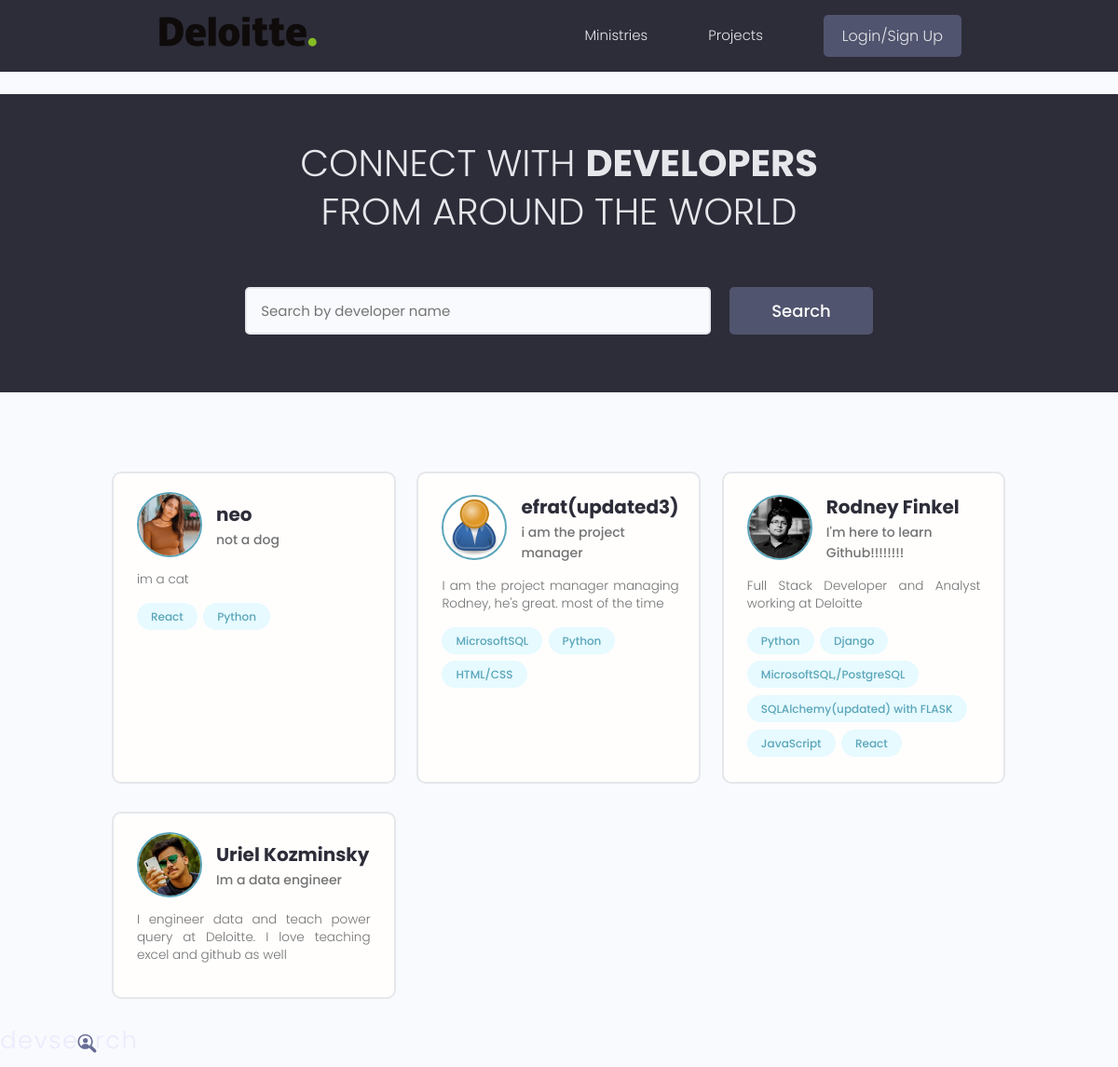
The app's page /, older data.
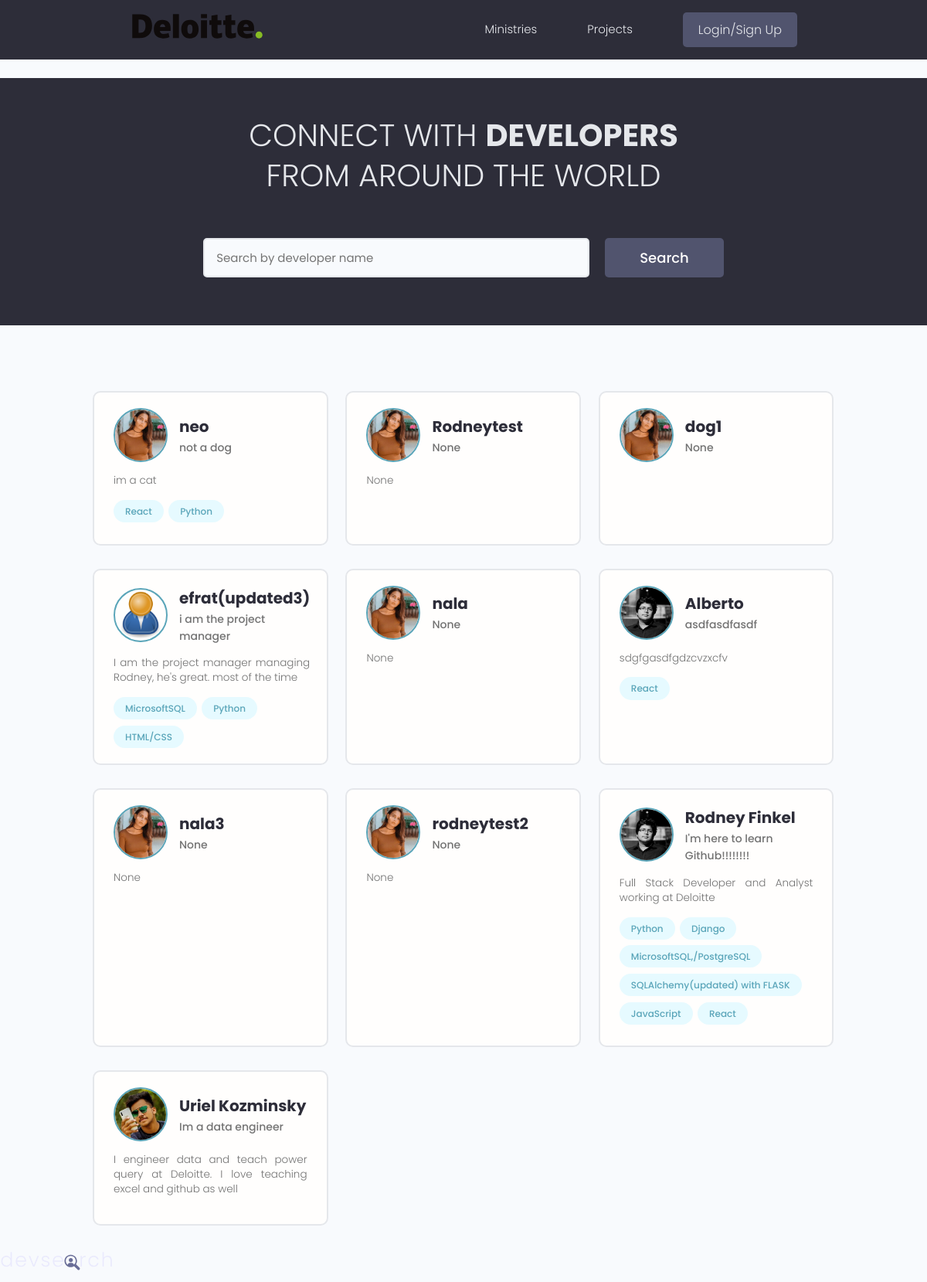
The same page, newer data.
### users/models.py (models this page shows, shortened)
class Profile(models.Model):
    user = models.OneToOneField(User, on_delete=models.CASCADE, null=True, blank=True)
    name = models.CharField(max_length=200, null=True, blank=True)
    username = models.CharField(max_length=200, null=True, blank=True)
    location = models.CharField(max_length=200, null=True, blank=True)
    email = models.EmailField(max_length=500, null=True, blank=True)
    short_intro = models.CharField(max_length=200, null=True, blank=True)
    bio = models.TextField(null=True, blank=True)
    profile_image = models.ImageField(null=True, blank=True, upload_to='profiles/',
        default='profiles/user-default2.jpg')
    social_github = models.CharField(max_length=200, null=True, blank=True)
    social_twitter = models.CharField(max_length=200, null=True, blank=True)
    social_linkedin = models.CharField(max_length=200, null=True, blank=True)
    social_youtube = models.CharField(max_length=200, null=True, blank=True)
    social_website = models.CharField(max_length=200, null=True, blank=True)
    created = models.DateTimeField(auto_now_add=True)
    id = models.UUIDField(default=uuid.uuid4, unique=True, primary_key=True, editable=False)

class Skill(models.Model):
    owner = models.ForeignKey(Profile, on_delete=models.CASCADE, null=True, blank=True)
    name = models.CharField(max_length=200, null=True, blank=True)
    description = models.TextField(null=True, blank=True)
    created = models.DateTimeField(auto_now_add=True)
    id = models.UUIDField(default=uuid.uuid4, unique=True, primary_key=True, editable=False)
    def __str__(self):
        return str(self.name)

### users/views.py (the view)
# urls.py: path('', views.profiles, name='profiles'),
def profiles(request):
    profiles, search_query = searchProfiles(request)
    context = {'profiles':profiles, 'search_query':search_query}
    return render(request, 'users/profiles.html', context)

### users/utils.py (called while the page is built)
def searchProfiles(request):
    search_query = ''
    if request.GET.get('search_query'):
        search_query = request.GET.get('search_query')
    print('SEARCH:', search_query)
    skills = Skill.objects.filter(name__iexact=search_query)
    profiles = Profile.objects.distinct().filter(
     Q(name__icontains=search_query) |
     Q(short_intro__icontains=search_query) |
     Q(skill__in=skills)
     )
    return profiles, search_query

### users/templates/users/profiles.html (shortened to what this page needs)
{% extends 'main.html' %}
{% block content %}
<main class="home">
    <section class="hero-section text-center">
      <div class="container container--narrow">
        <div class="hero-section__box">
          <h2>CONNECT WITH <span>DEVELOPERS</span></h2>
          <h2>FROM AROUND THE WORLD</h2>
        </div>
        <div class="hero-section__search">
          <form class="form" action="{% url 'profiles' %}" method="get">
            <div class="form__field">
              <input class="input input--text" id="formInput#search" type="text" name="search_query"
                value="{{search_query}}"
                placeholder="Search by developer name" />
            </div>
            <input class="btn btn--sub btn--lg" type="submit" value="Search" />
          </form>
        </div>
      </div>
    </section>
    <section class="devlist">
      <div class="container">
        <div class="grid grid--three">
          {% for profile in profiles %}
          <div class="column card">
            <div class="dev">
              <a href="{% url 'user-profile' profile.id %}" class="card__body">
                <div class="dev__profile">
                  <img class="avatar avatar--md" src="{{profile.profile_image.url}}" alt="image" />
                  <div class="dev__meta">
                    <h3>{{profile.name}}</h3>
                    <h5>{{profile.short_intro|slice:'150'}}</h5>
                  </div>
                </div>
                <p class="dev__info">
                    {{profile.bio|slice:'150'}}
                </p>
                <div class="dev__skills">
                    {% for skill in profile.skill_set.all|slice:'6' %}
                  <span class="tag tag--pill tag--main">
                    <small>{{skill}}</small>
                  </span>
                  {% endfor %}
                </div>
              </a>
            </div>
          </div>
          {% endfor %}
        </div>
      </div>
    </section>
  </main>
{% endblock content %}

### saas_app/templates/saas_apps/main.html (shortened to what this page needs)
<!DOCTYPE html>
{% load static %}
<html>
<head>
    <link rel="stylesheet" href="https://cdn.iconmonstr.com/1.3.0/css/iconmonstr-iconic-font.min.css" />
    <link rel="stylesheet" href="{% static 'uikit/styles/uikit.css' %}" />
    <link rel="stylesheet" href="{% static 'styles/app.css' %}" />
</head>
<body>
    {% include 'navbar.html' %}
    {% block content %}
    {% endblock content %}
    <p><a href="{% url 'saas_app4' %}" class="header__logo">
        <img src="{% static 'images/logo.svg' %}" alt="DevSearch Logo" />
      </a></p>
</body>
</html>

### saas_app/templates/saas_apps/navbar.html (shortened to what this page needs)
{% load static %}
<header class="header">
    <div class="container container--narrow">
      <a href="{% url 'saas_app4' %}" class="header__logo">
        <img style="max-width: 200px;" src="{% static 'images/Deloitte.svg' %}"></a>
      <nav class="header__nav">
        <ul class="header__menu">
          <li class="header__menuItem"><a href="{% url 'profiles' %}">Ministries</a></li>
          <li class="header__menuItem"><a href="{% url 'saas_app4' %}">Projects</a></li>
          {% if request.user.is_authenticated %}
          <li class="header__menuItem"><a href="{% url 'inbox' %}">Inbox</a></li>
          <li class="header__menuItem"><a href="{% url 'account' %}">Account</a></li>
          <li class="header__menuItem"><a href="{% url 'create-project' %}">Add Project</a></li>
          <li class="header__menuItem"><a href="">Logged in as: {{profile.name}}</a></li>
          <li class="header__menuItem"><a href="{% url 'logout' %}" class="btn btn--sub">Logout</a></li>
          {% else %}
          <li class="header__menuItem"><a href="{% url 'login' %}" class="btn btn--sub">Login/Sign Up</a></li>
          {% endif %}
        </ul>
      </nav>
    </div>
  </header>
<br>

### static/styles/app.css (style rules this page uses)
:root { --color-sub: #2d2d39; }
.btn--sub { background-color: var(--color-sub-light); }
.card { border: 2px solid var(--color-light); }
img { width: 100%; }
.header { position: sticky; z-index: 111; background-color: var(--color-sub); padding: 1.5rem 0; }
.header > .container { display: flex; justify-content: space-between; align-items: center; }
.header__logo > img { height: 3.8rem; }
.header__nav > ul { display: inline-flex; align-items: center; list-style: none; gap: 6.5rem; }
.header__menuItem > a { color: var(--color-light); font-weight: 300; }
.hero-section { height: 40vh; display: flex; align-items: center; background-color: var(--color-sub); }
.hero-section__box { margin-bottom: 4rem; }
.hero-section__box > h2, .hero-section__box > h2 > span { font-size: 4rem; color: var(--color-light); line-height: 1.3; text-transform: uppercase; }
.hero-section__box > h2 { font-weight: 300; }
.hero-section__box > h2 > span { font-weight: 700; }
.hero-section__search > .form { display: flex; align-items: center; justify-content: center; gap: 2rem; }
.hero-section__search > .form input.input--text { width: 50rem; }
.devlist { margin-top: 8rem; }
.devlist .grid { align-items: stretch; }
.devlist .dev .dev__profile { display: flex; align-items: center; gap: 1.5rem; }
.devlist .dev .dev__meta h3 { color: var(--color-sub); font-size: 2rem; font-weight: 700; }
.devlist .dev .dev__meta h5 { color: var(--color-text); font-size: 1.4rem; font-weight: 500; }
.devlist .dev .dev__info { margin: 1.5rem 0; font-size: 1.35rem; line-height: 1.4; text-align: justify; }

### static/uikit/styles/modules/_variables.css (style rules this page uses)
:root { --color-main: #5aa5b9; --color-main-light: #e6faff; --color-sub: #3f4156; --color-sub-light: #51546e; --color-sub-lighter: #ededfd; --color-text: #737373; --color-gray: #8b8b8b; --color-light: #e5e7eb; --color-light-gray: #767676; --color-bg: #f8fafd; --color-white: #fffefd; --color-white-light: #f3f3f3; --color-success: #359e64; --color-success-bg: #def8e8; --color-error: #fc4b0b; --color-error-bg: #fff2ee; --font-base: 'Poppins', arial, helvetica, 'Segoe UI', roboto, ubuntu, sans-serif; --font-monospace: 'Fira Code', 'Courier New', courier, monospace; --font-regular: 300; --font-medium: 500; --font-bold: 700; --generic-shadow: 1px 1px 5px #00000010; --generic-transition: all 0.3s ease-in-out; }

### static/uikit/styles/modules/_base.css (style rules this page uses)
* { margin: 0; padding: 0; box-sizing: border-box; text-rendering: optimizeLegibility; color: inherit; font-size: inherit; }
html { font-size: 50%; }
@media only screen and (min-width: 480px) { html { font-size: 56.25%; } }
@media only screen and (min-width: 1200px) { html { font-size: 62.5%; } }
body { line-height: 1.6; font-weight: 400; font-size: 1.5rem; color: var(--color-text); background-color: var(--color-bg); min-height: 100vh; }

### static/uikit/styles/modules/_typography.css (style rules this page uses)
* { font-family: var(--font-base); }
h2 { font-size: 3.6rem; font-weight: var(--font-bold); }
h3 { font-size: 3.2rem; font-weight: var(--font-medium); }
h5 { font-size: 2.4rem; font-weight: var(--font-medium); }
h5, h6 { font-weight: var(--font-regular); }
p, span, strong { font-size: 1.6rem; color: var(--color-text); font-weight: var(--font-regular); }
a { padding-bottom: 2px; text-decoration: none; display: inline-block; color: var(--color-main); font-weight: var(--font-medium); }

### static/uikit/styles/modules/_utilities.css (style rules this page uses)
.container { width: 92%; max-width: 165rem; margin: 0 auto; box-sizing: border-box; }
.container--narrow { width: 92%; max-width: 120rem; }
@media screen and (min-width: 1000px) { .container { width: 90%; } }
@media screen and (min-width: 1000px) { .container--narrow { width: 85%; } }
@media screen and (min-width: 1200px) { .container { width: 80%; } }
@media screen and (min-width: 1200px) { .container--narrow { width: 72%; } }
.text-center { text-align: center; }

### static/uikit/styles/modules/_avatar.css (style rules this page uses)
.avatar { border-radius: 50%; border: 2px solid var(--color-main); object-fit: cover; }
.avatar--md { height: 7rem; width: 7rem; }

### static/uikit/styles/modules/_button.css (style rules this page uses)
.btn { display: inline-block; position: relative; cursor: pointer; background-color: var(--color-light); font-weight: var(--font-medium); color: var(--color-sub); text-decoration: none; padding: 1rem 2rem; border-radius: 0.5rem; border: none; width: -webkit-fit-content; width: -moz-fit-content; width: fit-content; height: -webkit-fit-content; height: -moz-fit-content; height: fit-content; font-size: 1.6rem; outline-width: 0; outline-color: transparent; -webkit-backface-visibility: hidden; backface-visibility: hidden; transition: all 0.3s ease-in-out; }
.btn--sub { background-color: var(--color-sub); color: var(--color-white); }
.btn--lg { font-size: 1.8rem; padding: 1.2rem 4.5rem; }

Row changes from the older to the newer data that the page shows:
added Profile: profile_image (placeholder picture), name "Rodneytest", short_intro "None", bio "None"
added Profile: profile_image (placeholder picture), name "dog1", short_intro "None"
added Profile: profile_image (placeholder picture), name "nala", short_intro "None", bio "None"
added Profile: profile_image (picture), name "Alberto", short_intro "asdfasdfasdf", bio "sdgfgasdfgdzcvzxcfv"
added Skill: name "React", shown under "Alberto"
added Profile: profile_image (placeholder picture), name "nala3", short_intro "None", bio "None"
added Profile: profile_image (placeholder picture), name "rodneytest2", short_intro "None", bio "None"
